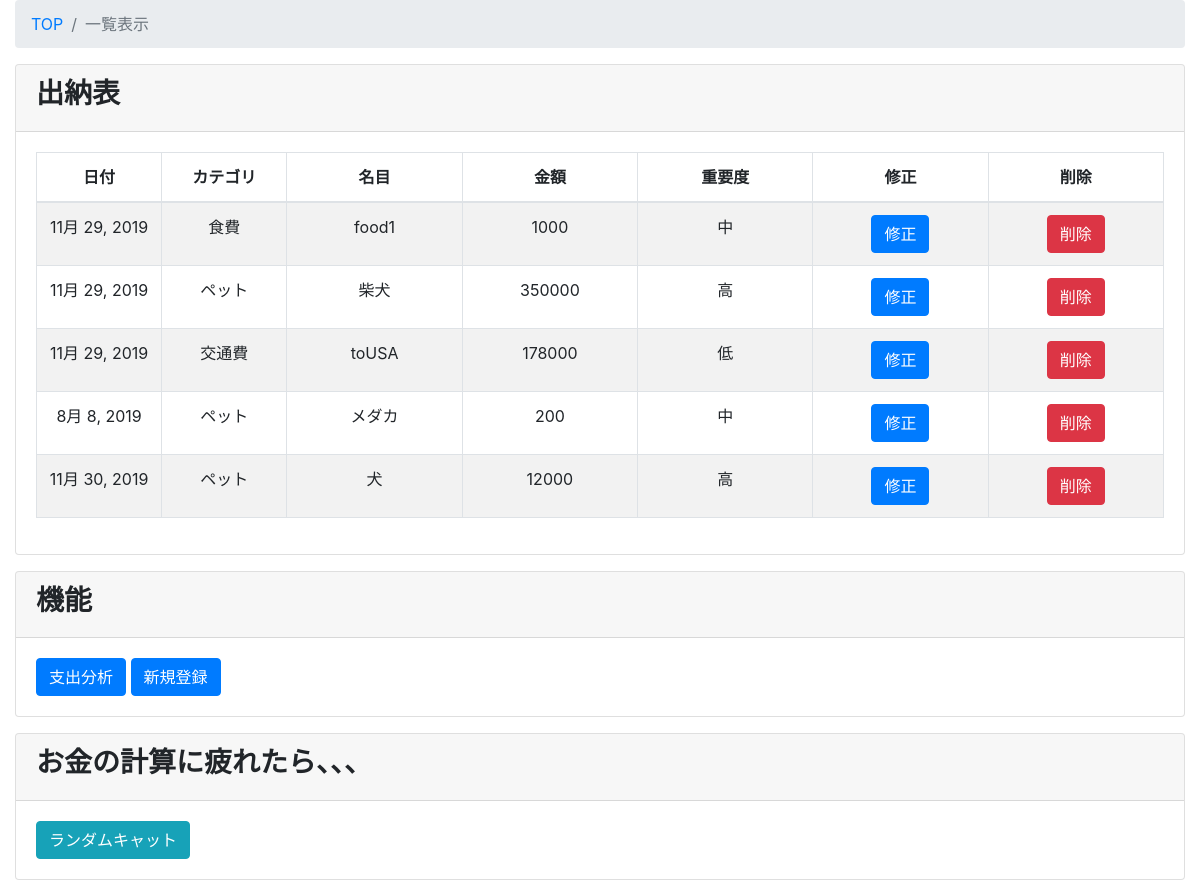
Before: /kakeibo_tuto/Suitoh_list/ with the older database file.
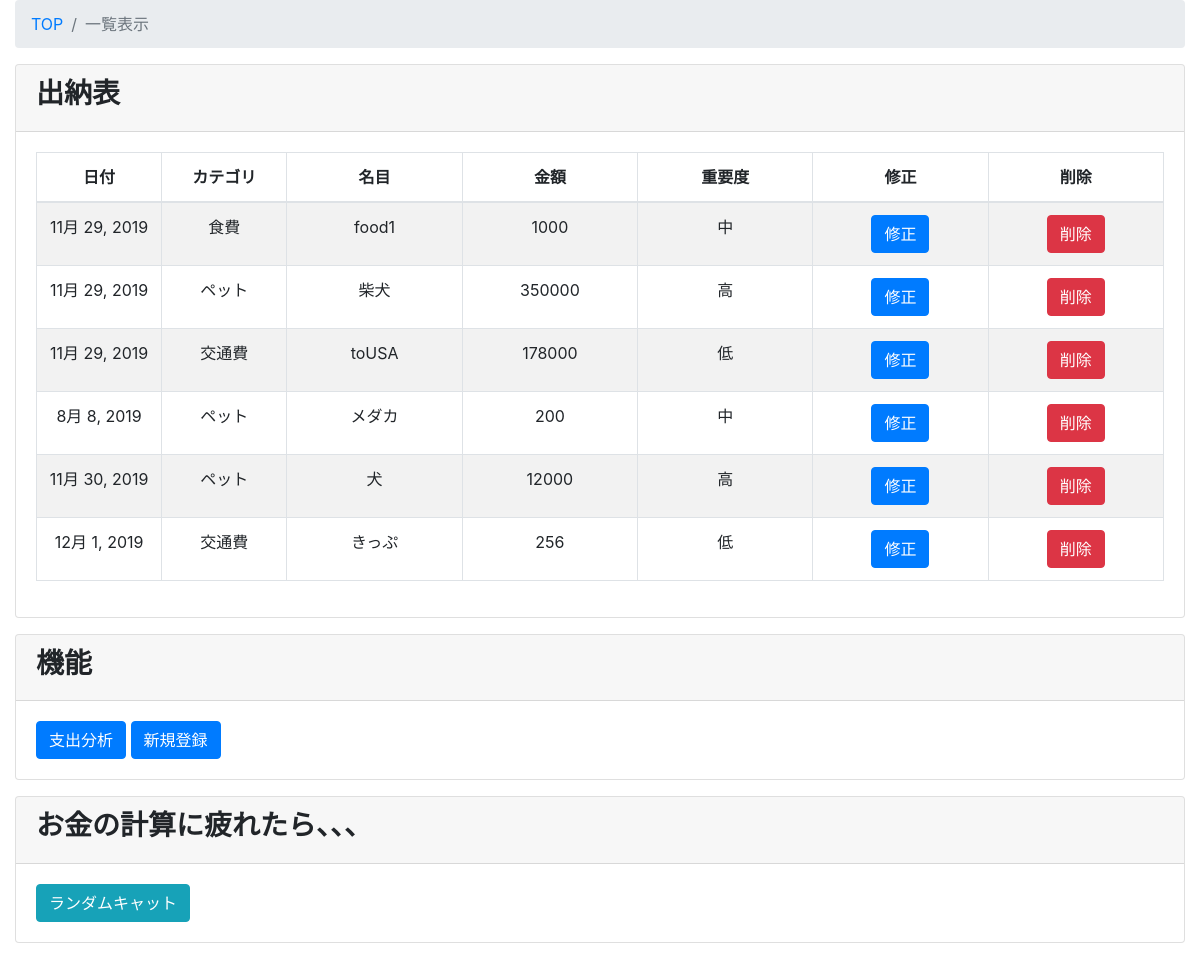
After: the same page with the newer database file.
### kakeibo_tuto/models.py (models this page shows, shortened)
class Suitoh(models.Model):
    class Meta:
        db_table = 'suitoh'
        verbose_name = '出納表'
        verbose_name_plural = '出納表'
    data = models.DateField(verbose_name="Date",default=datetime.now)
    cat = models.ForeignKey(Category, on_delete= models.PROTECT, verbose_name="分類")
    out_cost = models.IntegerField(verbose_name="支出")
    meimoku = models.CharField(verbose_name="名目", max_length=100)
    rank = models.ForeignKey(Ranks, on_delete= models.PROTECT, verbose_name="重要度")

class Category(models.Model):
    class Meta:
        db_table = 'category'
        verbose_name = '分類'
        verbose_name_plural = '分類'
    category_name = models.CharField(max_length=255,unique=True)
    def __str__(self):
        return self.category_name

class Ranks(models.Model):
    class Meta:
        db_table = 'Ranks'
        verbose_name = '重要度'
        verbose_name_plural = '重要度'
    category_name = models.CharField(max_length=255)
    def __str__(self):
        return self.category_name

### kakeibo_tuto/views.py (the view)
# urls.py: path('Suitoh_list/', views.SuitohListView.as_view(), name='Suitoh_list'),
class SuitohListView(ListView):
    model = Suitoh
    template_name = 'kakeibo_tuto/Suitoh_list.html'
    '''全取得'''
    def queryset(self):
        return Suitoh.objects.all()
    def get_context_data(self, **kwargs):
        context = super().get_context_data(**kwargs)  # はじめに継承元のメソッドを呼び出す
        context["foo"] = test('a')
        return context

### kakeibo_tuto/views.py (called while the page is built)
def test(goma):
    param = {"hello": "help"}
    return str(param["hello"]) + goma

### kakeibo_tuto/templates/kakeibo_tuto/Suitoh_list.html (shortened to what this page needs)
{% extends 'kakeibo_tuto/base.html' %}
{% block content %}
 <div class="content-wrapper">
   <div class="container-fluid">
     <ol class="breadcrumb">
       <li class="breadcrumb-item">
         <a href="{% url 'kakeibo_tuto:Suitoh_list' %}">TOP</a>
       </li>
       <li class="breadcrumb-item active">一覧表示</li>
     </ol>
     <div class="card mb-3">
       <div class="card-header">
         <h3><b>出納表</b></h3></div>
       <div class="card-body">
         <div class="table-responsive">
         <table id=Suitoh width="100%" class="table table-striped table-bordered">
             <thead>
               <tr>
                 <th class="text-center">日付</th>
                 <th class="text-center">カテゴリ</th>
                 <th class="text-center">名目</th>
                 <th class="text-center">金額</th>
                 <th class="text-center">重要度</th>
                 <th class="text-center">修正</th>
                 <th class="text-center">削除</th>
               </tr>
             </thead>
             <tbody>
               {% for item in object_list %}
                 <tr class="odd gradeX text-center">
                   <td class="text-center" width="100">{{ item.data}}</td>
                   <td class="text-center" width="100">{{ item.cat}}</td>
                   <td class="text-center" width="140">{{ item.meimoku}}</td>
                   <td class="text-center" width="140">{{ item.out_cost}}</td>
                    <td class="text-center" width="140">{{ item.rank}}</td>
                   <td class="text-center" width="140"><a class="btn btn-primary"
                        href="{% url 'kakeibo_tuto:Suitoh_update' item.pk %}">修正</a></td>
                   <td class="text-center" width="140"><a class="btn btn-danger"
                        href="{% url 'kakeibo_tuto:Suitoh_delete' item.pk %}">削除</a></td>
                 </tr>
             {% endfor %}
             </tbody>
           </table>
       </div>
      </div>
      </div>
          <div class="card mb-3">
       <div class="card-header">
         <h3><b>機能</b></h3></div>
       <div class="card-body">
           <tr class="odd gradeX text-center">
           <td class="text-center" width="140"><a class="btn btn-primary"
                        href="{% url 'kakeibo_tuto:Sumbycat' %}">支出分析</a></td>
           <td class="text-center" width="140"><a class="btn btn-primary" class="btn-lg"
                        href="{% url 'kakeibo_tuto:add' %}">新規登録</a></td>
           </tr>
       </div>
       </div>
<div class="card mb-3">
       <div class="card-header">
         <h3><b>お金の計算に疲れたら、、、</b></h3></div>
       <div class="card-body">
           <td class="text-center" width="140"><a class="btn btn-info"
                        href="{% url 'kakeibo_tuto:randcat' %}">ランダムキャット</a></td>
       </div>
       </div>
      </div>
      </div>
{% endblock content %}

Changed rows visible on the page:
added Suitoh: data "12月 1, 2019", cat "交通費", meimoku "きっぷ", out_cost "256", rank "低"
